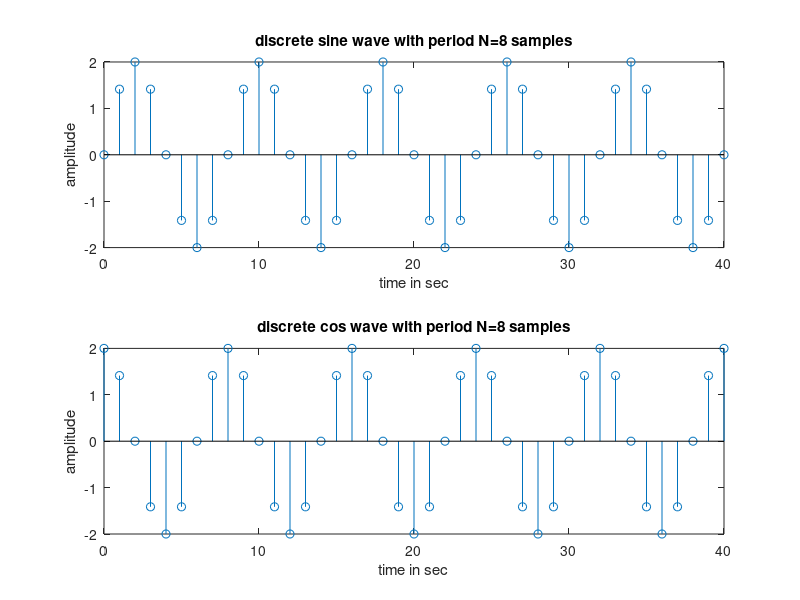

The MATLAB script that drew this image:

clear all;
close all;
clc;
a=2;
n=[0:40];
subplot(211);
x=a*sin((pi*n)/4);
stem(n,x);
xlabel('time in sec')
ylabel('amplitude')
title('discrete sine wave with period N=8 samples')
a=2;
n=[0:40];
subplot(212);
x=a*cos((pi*n)/4);
stem(n,x);
xlabel('time in sec')
ylabel('amplitude')
title('discrete cos wave with period N=8 samples')